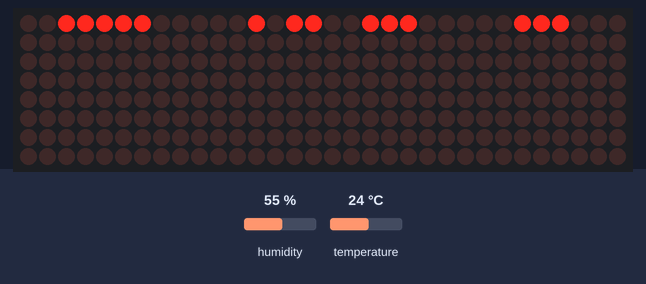
Bench run of a sketch on a simulated Arduino Uno, built with avr-gcc and run on an emulated ATmega328P. Shown: 32×8 LED matrix. The inputs (shaded band) are chosen by the test bench; at power-on: humidity 55 %, temperature 24 °C.

Above: at 3.8 s.
3.9 s: humidity set to 22 %
At 5.2 s:
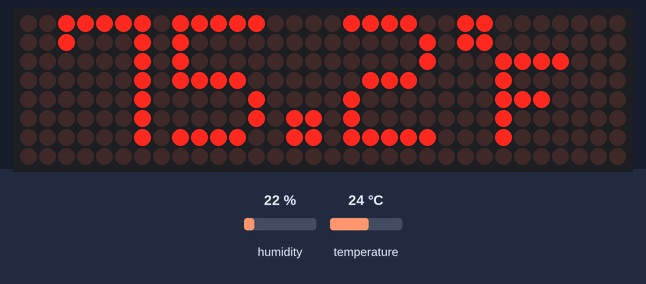
At 7.4 s:
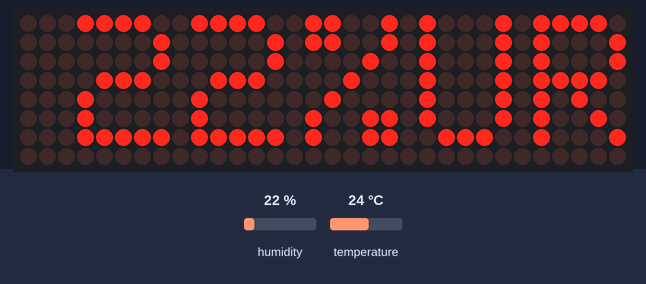

Measured:
- what the display in image 1 shows lasts 1.0 s, from 4.5 s to 5.5 s

The sketch:

tem_matrix.ino
```cpp
#include <MD_Parola.h>
#include <MD_MAX72xx.h>
#include <DHT.h>
#include <SPI.h>
#include <Wire.h>
#include "Font7Seg.h"

#define HARDWARE_TYPE MD_MAX72XX::FC16_HW
#define MAX_DEVICES 4  // Define the number of displays connected
#define CLK_PIN 13     // CLK or SCK
#define DATA_PIN 11    // DATA or MOSI
#define CS_PIN 10      // CS or SS
#define SPEED_TIME 75  // Speed of the transition
#define PAUSE_TIME 0
#define MAX_MESG 20


// These are for the temperature
#define DHTPIN 2
#define DHTTYPE DHT11
#define TIMEDHT 1000


char szTime[9];  // mm:ss\0
char szMesg[MAX_MESG + 1] = "";

float humidity, celsius, fahrenheit;

uint8_t degC[] = { 6, 3, 3, 56, 68, 68, 68 };  // Deg C
uint8_t degF[] = { 6, 3, 3, 124, 20, 20, 4 };  // Deg F

uint8_t clear = 0x00;

uint32_t timerDHT = TIMEDHT;

DHT dht(DHTPIN, DHTTYPE);

// Hardware SPI connection
MD_Parola P = MD_Parola(HARDWARE_TYPE,DATA_PIN,CLK_PIN, CS_PIN, MAX_DEVICES);


uint8_t decToBcd(uint8_t value) {
  return ((value / 10 * 16) + (value % 10));
}

uint8_t bcdToDec(uint8_t value) {
  return ((value / 16 * 10) + (value % 16));
}

void getTemperature() {
  // Wait for a time between measurements
  if ((millis() - timerDHT) > TIMEDHT) {
    // Update the timer
    timerDHT = millis();


    humidity = dht.readHumidity();
    celsius = dht.readTemperature();
    fahrenheit = dht.readTemperature(true);
    if (isnan(humidity) || isnan(celsius) || isnan(fahrenheit)) {
      Serial.println("Failed to read from DHT sensor!");
      return;
    }
  }
}

void setup(void) {
  Wire.begin();

  P.begin(2);
  P.setInvert(false);

  P.setZone(0, MAX_DEVICES - 4, MAX_DEVICES - 1);
  P.setZone(1, MAX_DEVICES - 4, MAX_DEVICES - 1);


  P.displayZoneText(0, szMesg, PA_CENTER, SPEED_TIME, 0, PA_PRINT, PA_NO_EFFECT);

  P.addChar('$', degC);
  P.addChar('&', degF);

  dht.begin();
}

void loop(void) {
  static uint32_t lastTime = 0;  // Memory (ms)
  static uint8_t display = 0;    // Current display mode
  static bool flasher = false;   // Seconds passing flasher


  getTemperature();

  P.displayAnimate();

  if (P.getZoneStatus(0)) {
    switch (display) {
      case 0:  // Temperature deg Celsius
        P.setPause(0, 1000);
        P.setTextEffect(0, PA_SCROLL_LEFT, PA_SCROLL_UP);
        display++;
        dtostrf(celsius, 3, 1, szMesg);
        strcat(szMesg, "$");

        break;
      case 1:  // Temperature deg Fahrenheit
        P.setTextEffect(0, PA_SCROLL_UP, PA_SCROLL_DOWN);
        display++;
        dtostrf(fahrenheit, 3, 1, szMesg);
        strcat(szMesg, "&");

        break;
      case 2:  // Humidity
        P.setTextEffect(0, PA_SCROLL_DOWN, PA_SCROLL_LEFT);
        display++;
        dtostrf(humidity, 3, 0, szMesg);
        strcat(szMesg, "%UR");


        break;
    }

    P.displayReset(0);  // Rest zone zero
  }
}
```

Font7Seg.h
```cpp
// Data file for user example
#ifndef FONTDATA_H
#define FONTDATA_H

MD_MAX72XX::fontType_t numeric7Seg[] PROGMEM =
{
  0,      // 0
  0,      // 1
  0,      // 2
  0,      // 3
  0,      // 4
  0,      // 5
  0,      // 6
  0,      // 7
  0,      // 8
  0,      // 9
  0,      // 10
  0,      // 11
  0,      // 12
  0,      // 13
  0,      // 14
  0,      // 15
  0,      // 16
  0,      // 17
  0,      // 18
  0,      // 19
  0,      // 20
  0,      // 21
  0,      // 22
  0,      // 23
  0,      // 24
  0,      // 25
  0,      // 26
  0,      // 27
  0,      // 28
  0,      // 29
  0,      // 30
  0,      // 31
  1, 0,       // 32 - 'Space'
  0,      // 33 - '!'
  0,      // 34 - '"'
  0,      // 35 - '#'
  0,      // 36 - '$'
  0,      // 37 - '%'
  0,      // 38 - '&'
  0,      // 39 - '''
  0,      // 40 - '('
  0,      // 41 - ')'
  0,      // 42 - '*'
  0,      // 43 - '+'
  0,      // 44 - ','
  0,      // 45 - '-'
  1, 64,      // 46 - '.'
  0,      // 47 - '/'
  5, 127, 65, 65, 65, 127,    // 48 - '0'
  5, 0, 0, 127, 0, 0,         // 49 - '1'
  5, 121, 73, 73, 73, 79,     // 50 - '2'
  5, 73, 73, 73, 73, 127,     // 51 - '3'
  5, 15, 8, 8, 8, 127,        // 52 - '4'
  5, 79, 73, 73, 73, 121,     // 53 - '5'
  5, 127, 73, 73, 73, 121,    // 54 - '6'
  5, 1, 1, 1, 1, 127,         // 55 - '7'
  5, 127, 73, 73, 73, 127,    // 56 - '8'
  5, 79, 73, 73, 73, 127,     // 57 - '9'
  1, 20,      // 58 - ':'
  0,      // 59 - ';'
  0,      // 60 - '<'
  0,      // 61 - '='
  0,      // 62 - '>'
  0,      // 63 - '?'
  0,      // 64 - '@'
  5, 127, 9, 9, 9, 127,       // 65 - 'A'
  5, 127, 73, 73, 73, 54,     // 66 - 'B'
  5, 127, 65, 65, 65, 65,     // 67 - 'C'
  5, 127, 65, 65, 65, 62,     // 68 - 'D'
  5, 127, 73, 73, 73, 73,     // 69 - 'E'
  5, 127, 9, 9, 9, 9,         // 70 - 'F'
  0,      // 71 - 'G'
  0,      // 72 - 'H'
  0,      // 73 - 'I'
  0,      // 74 - 'J'
  0,      // 75 - 'K'
  0,      // 76 - 'L'
  0,      // 77 - 'M'
  0,      // 78 - 'N'
  0,      // 79 - 'O'
  0,      // 80 - 'P'
  0,      // 81 - 'Q'
  0,      // 82 - 'R'
  0,      // 83 - 'S'
  0,      // 84 - 'T'
  0,      // 85 - 'U'
  0,      // 86 - 'V'
  0,      // 87 - 'W'
  0,      // 88 - 'X'
  0,      // 89 - 'Y'
  0,      // 90 - 'Z'
  0,      // 91 - '['
  0,      // 92 - '\'
  0,      // 93 - ']'
  0,      // 94 - '^'
  0,      // 95 - '_'
  0,      // 96 - '`'
  5, 127, 9, 9, 9, 127,       // 97 - 'a'
  5, 127, 73, 73, 73, 54,     // 98 - 'b'
  5, 127, 65, 65, 65, 65,     // 99 - 'c'
  5, 127, 65, 65, 65, 62,     // 100 - 'd'
  5, 127, 73, 73, 73, 73,     // 101 - 'e'
  5, 127, 9, 9, 9, 9,         // 102 - 'f'
  0,      // 103 - 'g'
  0,      // 104 - 'h'
  0,      // 105 - 'i'
  0,      // 106 - 'j'
  0,      // 107 - 'k'
  0,      // 108 - 'l'
  0,      // 109 - 'm'
  0,      // 110 - 'n'
  0,      // 111 - 'o'
  0,      // 112 - 'p'
  0,      // 113 - 'q'
  0,      // 114 - 'r'
  0,      // 115 - 's'
  0,      // 116 - 't'
  0,      // 117 - 'u'
  0,      // 118 - 'v'
  0,      // 119 - 'w'
  0,      // 120 - 'x'
  0,      // 121 - 'y'
  0,      // 122 - 'z'
  0,      // 123 - '{'
  1, 127,     // 124 - '|'
  0,      // 125
  0,      // 126
  0,      // 127
  0,      // 128
  0,      // 129
  0,      // 130
  0,      // 131
  0,      // 132
  0,      // 133
  0,      // 134
  0,      // 135
  0,      // 136
  0,      // 137
  0,      // 138
  0,      // 139
  0,      // 140
  0,      // 141
  0,      // 142
  0,      // 143
  0,      // 144
  0,      // 145
  0,      // 146
  0,      // 147
  0,      // 148
  0,      // 149
  0,      // 150
  0,      // 151
  0,      // 152
  0,      // 153
  0,      // 154
  0,      // 155
  0,      // 156
  0,      // 157
  0,      // 158
  0,      // 159
  0,      // 160
  0,      // 161
  0,      // 162
  0,      // 163
  0,      // 164
  0,      // 165
  0,      // 166
  0,      // 167
  0,      // 168
  0,      // 169
  0,      // 170
  0,      // 171
  0,      // 172
  0,      // 173
  0,      // 174
  0,      // 175
  0,      // 176
  0,      // 177
  0,      // 178
  0,      // 179
  0,      // 180
  0,      // 181
  0,      // 182
  0,      // 183
  0,      // 184
  0,      // 185
  0,      // 186
  0,      // 187
  0,      // 188
  0,      // 189
  0,      // 190
  0,      // 191
  0,      // 192
  0,      // 193
  0,      // 194
  0,      // 195
  0,      // 196
  0,      // 197
  0,      // 198
  0,      // 199
  0,      // 200
  0,      // 201
  0,      // 202
  0,      // 203
  0,      // 204
  0,      // 205
  0,      // 206
  0,      // 207
  0,      // 208
  0,      // 209
  0,      // 210
  0,      // 211
  0,      // 212
  0,      // 213
  0,      // 214
  0,      // 215
  0,      // 216
  0,      // 217
  0,      // 218
  0,      // 219
  0,      // 220
  0,      // 221
  0,      // 222
  0,      // 223
  0,      // 224
  0,      // 225
  0,      // 226
  0,      // 227
  0,      // 228
  0,      // 229
  0,      // 230
  0,      // 231
  0,      // 232
  0,      // 233
  0,      // 234
  0,      // 235
  0,      // 236
  0,      // 237
  0,      // 238
  0,      // 239
  0,      // 240
  0,      // 241
  0,      // 242
  0,      // 243
  0,      // 244
  0,      // 245
  0,      // 246
  0,      // 247
  0,      // 248
  0,      // 249
  0,      // 250
  0,      // 251
  0,      // 252
  0,      // 253
  0,      // 254
  0,      // 255
};

#endif
```
